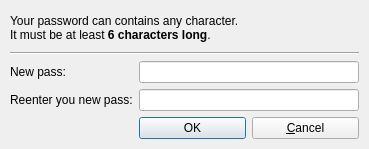
<ui version="4.0" >
 <author></author>
 <comment></comment>
 <exportmacro></exportmacro>
 <class>RzxChangePass</class>
 <widget class="QDialog" name="RzxChangePass" >
  <property name="geometry" >
   <rect>
    <x>0</x>
    <y>0</y>
    <width>369</width>
    <height>149</height>
   </rect>
  </property>
  <property name="windowTitle" >
   <string>Change your pass</string>
  </property>
  <layout class="QGridLayout" >
   <property name="margin" >
    <number>10</number>
   </property>
   <property name="spacing" >
    <number>6</number>
   </property>
   <item row="0" column="0" colspan="3" >
    <widget class="QLabel" name="textLabel1" >
     <property name="text" >
      <string>Your password can contains any character.&lt;br>
It must be at least&lt;b> 6 characters long&lt;/b>.</string>
     </property>
     <property name="textFormat" >
      <enum>Qt::RichText</enum>
     </property>
    </widget>
   </item>
   <item row="1" column="0" colspan="3" >
    <widget class="Line" name="line2" >
     <property name="frameShape" >
      <enum>QFrame::HLine</enum>
     </property>
     <property name="frameShadow" >
      <enum>QFrame::Sunken</enum>
     </property>
     <property name="orientation" >
      <enum>Qt::Horizontal</enum>
     </property>
    </widget>
   </item>
   <item row="3" column="0" >
    <widget class="QLabel" name="textLabel5" >
     <property name="text" >
      <string>Reenter you new pass:</string>
     </property>
     <property name="buddy" >
      <cstring>leReenterNewPass</cstring>
     </property>
    </widget>
   </item>
   <item row="2" column="1" colspan="2" >
    <widget class="QLineEdit" name="leNewPass" >
     <property name="echoMode" >
      <enum>QLineEdit::Password</enum>
     </property>
    </widget>
   </item>
   <item row="4" column="1" >
    <widget class="QPushButton" name="btnOK" >
     <property name="text" >
      <string>OK</string>
     </property>
     <property name="shortcut" >
      <string>Return</string>
     </property>
     <property name="default" >
      <bool>true</bool>
     </property>
    </widget>
   </item>
   <item row="4" column="2" >
    <widget class="QPushButton" name="btnCancel" >
     <property name="text" >
      <string>&amp;Cancel</string>
     </property>
     <property name="shortcut" >
      <string/>
     </property>
    </widget>
   </item>
   <item row="3" column="1" colspan="2" >
    <widget class="QLineEdit" name="leReenterNewPass" >
     <property name="echoMode" >
      <enum>QLineEdit::Password</enum>
     </property>
    </widget>
   </item>
   <item row="2" column="0" >
    <widget class="QLabel" name="textLabel4" >
     <property name="text" >
      <string>New pass:</string>
     </property>
     <property name="buddy" >
      <cstring>leNewPass</cstring>
     </property>
    </widget>
   </item>
  </layout>
 </widget>
 <layoutdefault spacing="6" margin="11" />
 <pixmapfunction>qPixmapFromMimeSource</pixmapfunction>
 <tabstops>
  <tabstop>leNewPass</tabstop>
  <tabstop>leReenterNewPass</tabstop>
  <tabstop>btnOK</tabstop>
  <tabstop>btnCancel</tabstop>
 </tabstops>
 <resources/>
 <connections>
  <connection>
   <sender>btnOK</sender>
   <signal>clicked()</signal>
   <receiver>RzxChangePass</receiver>
   <slot>accept()</slot>
   <hints>
    <hint type="sourcelabel" >
     <x>194</x>
     <y>113</y>
    </hint>
    <hint type="destinationlabel" >
     <x>112</x>
     <y>125</y>
    </hint>
   </hints>
  </connection>
  <connection>
   <sender>btnCancel</sender>
   <signal>clicked()</signal>
   <receiver>RzxChangePass</receiver>
   <slot>reject()</slot>
   <hints>
    <hint type="sourcelabel" >
     <x>306</x>
     <y>112</y>
    </hint>
    <hint type="destinationlabel" >
     <x>366</x>
     <y>134</y>
    </hint>
   </hints>
  </connection>
 </connections>
</ui>
